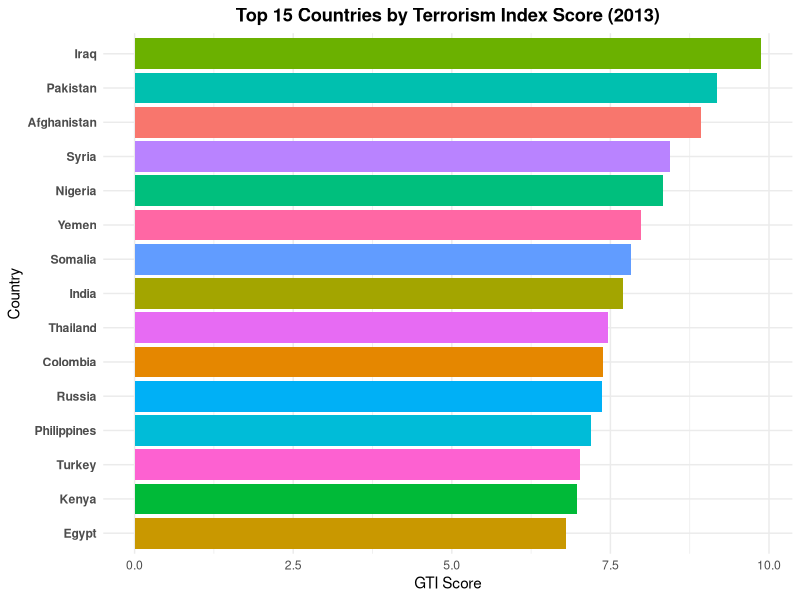
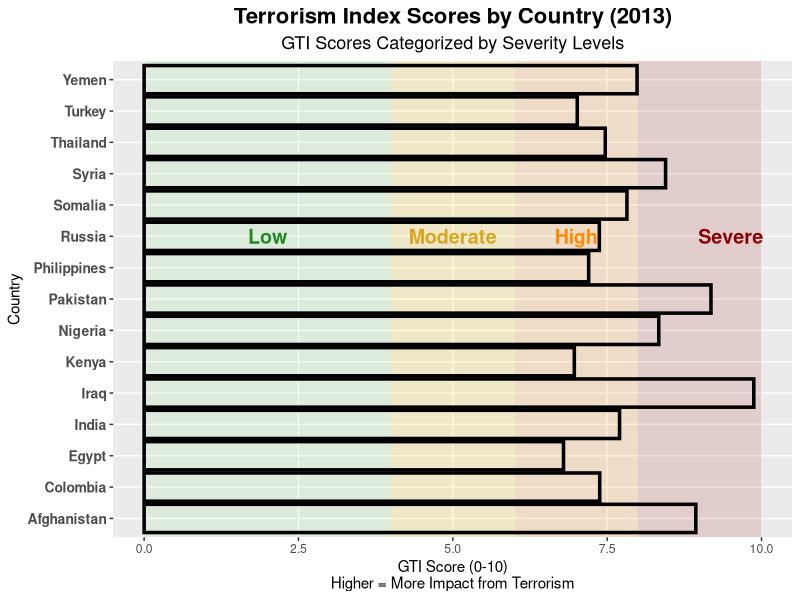
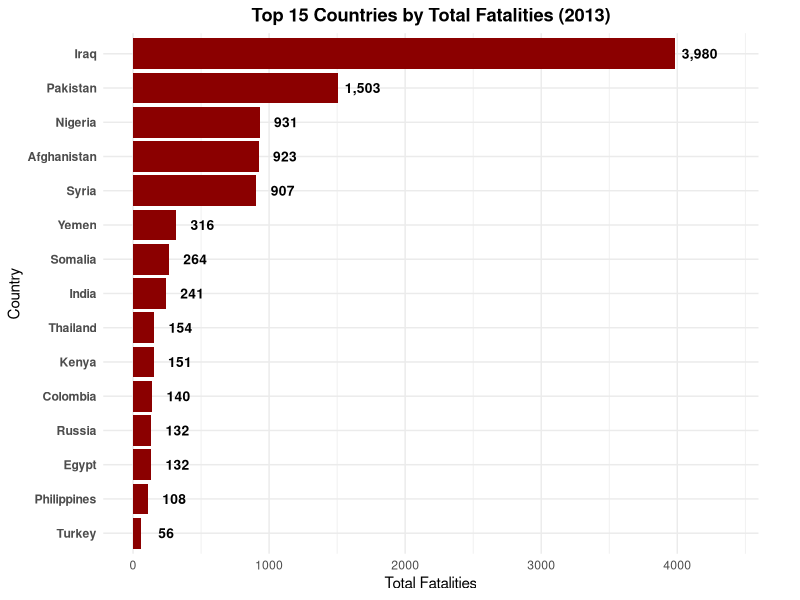
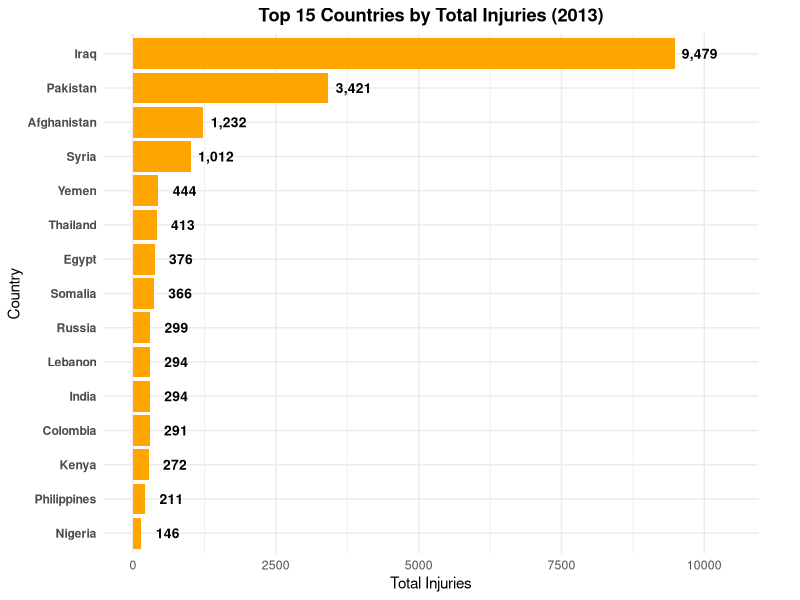
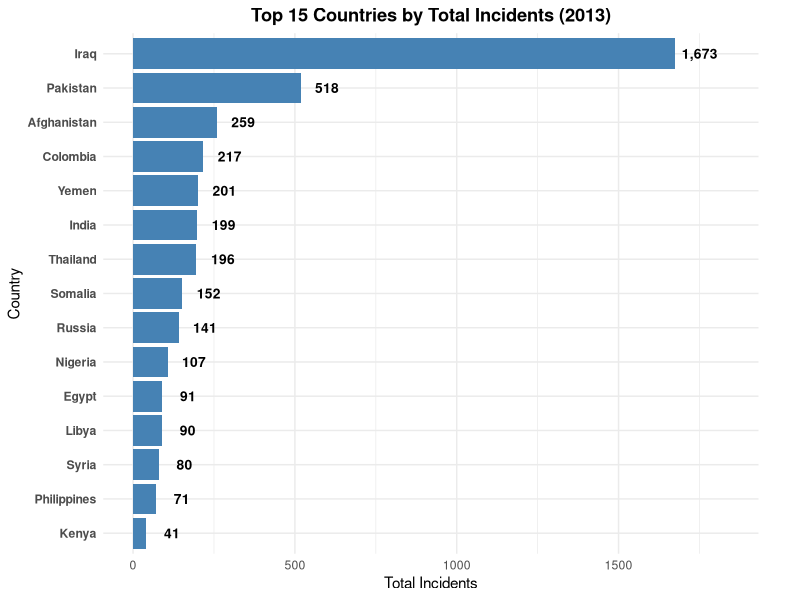
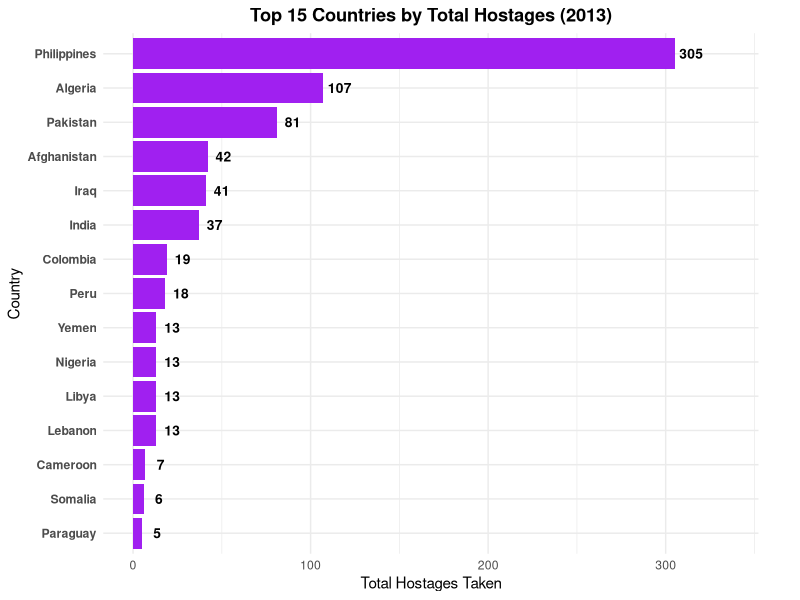
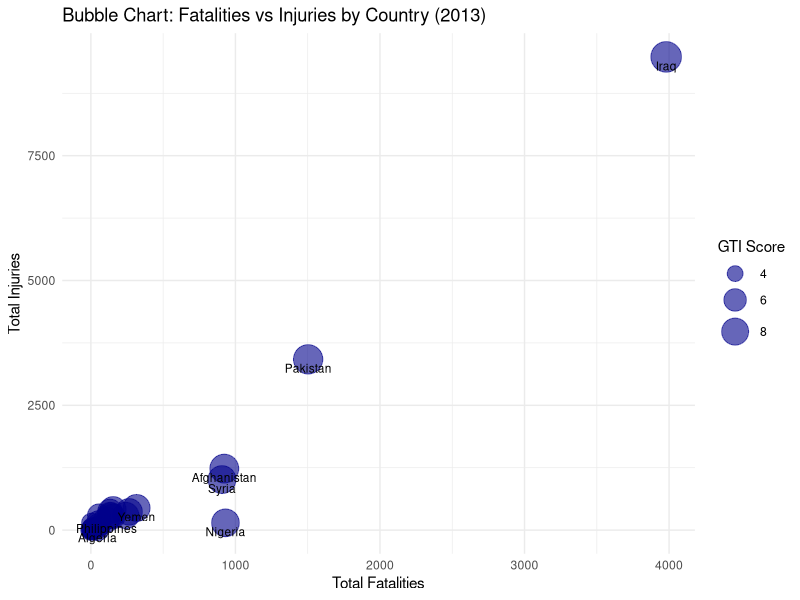

Write the R code that produced these figures, in order.
## ---- chunk 1
#| label: setup
#| message: false
#| warning: false
#| echo: false

library(readxl)
library(dplyr)
library(tidyr)
library(ggplot2)

# Load the data
df <- read_excel("data/Global Terrorism Index 2023.xlsx", sheet = "2013")

# Clean and filter the data
df_clean <- df %>%
  select(Country, Rank, Score, Incidents, Fatalities, Injuries, Hostages) %>%
  mutate(across(c(Score, Incidents, Fatalities, Injuries, Hostages), as.numeric))

# Filter top 15 countries based on 2013 score
top15 <- df_clean %>%
  arrange(desc(Score)) %>%
  slice(1:15)

## ---- chunk 2
#| label: overall-trend
#| fig-cap: "GTI Scores for Top 15 Most Affected Countries (2013)"

# Plot the data
ggplot(top15, aes(x = reorder(Country, Score), y = Score, fill = Country)) +
  geom_col() +
  coord_flip() +
  labs(title = "Top 15 Countries by Terrorism Index Score (2013)",
       y = "GTI Score", x = "Country") +
  theme_minimal() +
  theme(
    plot.title = element_text(hjust = 0.5, face = "bold"),
    axis.text.y = element_text(face = "bold"),
    legend.position = "none"
  )
## ---- chunk 3
#| label: country-severity
#| fig-cap: "Terrorism Index Trends by Country (2013), with Severity Levels"
#| fig-width: 12
#| fig-height: 8

# Plot the data for top 15 countries
ggplot(top15, aes(x = Country, y = Score)) +
  # Severity background bands (more visible)
  annotate("rect", xmin = -Inf, xmax = Inf, ymin = 8, ymax = 10,
           fill = "#B22222", alpha = 0.15) +
  annotate("rect", xmin = -Inf, xmax = Inf, ymin = 6, ymax = 8,
           fill = "#FF8C00", alpha = 0.15) +
  annotate("rect", xmin = -Inf, xmax = Inf, ymin = 4, ymax = 6,
           fill = "#FFD700", alpha = 0.15) +
  annotate("rect", xmin = -Inf, xmax = Inf, ymin = 0, ymax = 4,
           fill = "#90EE90", alpha = 0.15) +

  # Add labels to indicate severity zones
  annotate("text", x = 10, y = 9.5, label = "Severe", color = "#8B0000", size = 5, fontface = "bold") +
  annotate("text", x = 10, y = 7, label = "High", color = "#FF8C00", size = 5, fontface = "bold") +
  annotate("text", x = 10, y = 5, label = "Moderate", color = "#DAA520", size = 5, fontface = "bold") +
  annotate("text", x = 10, y = 2, label = "Low", color = "#228B22", size = 5, fontface = "bold") +

  # Main bar chart
  geom_bar(stat = "identity", fill = NA, color = "#000000", linewidth = 1.2) +
  
  # Flip coordinates for better readability
  coord_flip() +
  
  scale_x_discrete() +
  
  # Labels and titles
  labs(
    title = "Terrorism Index Scores by Country (2013)",
    subtitle = "GTI Scores Categorized by Severity Levels",
    x = "Country",
    y = "GTI Score (0-10)\nHigher = More Impact from Terrorism"
  ) +
  
  theme(
    plot.title = element_text(size = 16, face = "bold", hjust = 0.5),
    plot.subtitle = element_text(size = 13, hjust = 0.5),
    axis.text.y = element_text(size = 10, face = "bold"),
    panel.grid.minor = element_blank(),
    legend.position = "none"
  )

## ---- chunk 4
#| label: fatalities
#| fig-cap: "Countries with Highest Terrorism-Related Fatalities (2013)"
#| warning: false

top_deaths <- df_clean %>%
  arrange(desc(Fatalities)) %>%
  select(Country, Fatalities) %>%
  slice_head(n = 15)

ggplot(top_deaths, aes(x = reorder(Country, Fatalities), y = Fatalities)) +
  geom_col(fill = "darkred") +
  # Add value labels at the end of each bar
  geom_text(aes(label = format(Fatalities, big.mark = ",")),
            hjust = -0.2, color = "black", fontface = "bold", size = 3.5) +
  coord_flip(clip = "off") +  # Prevent clipping of labels
  scale_y_continuous(limits = function(x) c(0, x[2] * 1.1)) +  # Expand y-axis to make room for labels
  labs(title = "Top 15 Countries by Total Fatalities (2013)",
       x = "Country", y = "Total Fatalities") +
  theme_minimal() +
  theme(
    plot.title = element_text(face = "bold", hjust = 0.5),
    axis.text.y = element_text(face = "bold"),
    plot.margin = margin(5.5, 30, 5.5, 5.5)  # Add right margin for labels
  )
## ---- chunk 5
#| label: injuries
#| fig-cap: "Countries with Highest Terrorism-Related Injuries (2013)"
#| warning: false

top_injuries <- df_clean %>%
  arrange(desc(Injuries)) %>%
  select(Country, Injuries) %>%
  slice_head(n = 15)

ggplot(top_injuries, aes(x = reorder(Country, Injuries), y = Injuries)) +
  geom_col(fill = "orange") +
  # Add value labels at the end of each bar
  geom_text(aes(label = format(Injuries, big.mark = ",")),
            hjust = -0.2, color = "black", fontface = "bold", size = 3.5) +
  coord_flip(clip = "off") +  # Prevent clipping of labels
  scale_y_continuous(limits = function(x) c(0, x[2] * 1.1)) +  # Expand y-axis to make room for labels
  labs(title = "Top 15 Countries by Total Injuries (2013)",
       x = "Country", y = "Total Injuries") +
  theme_minimal() +
  theme(
    plot.title = element_text(face = "bold", hjust = 0.5),
    axis.text.y = element_text(face = "bold"),
    plot.margin = margin(5.5, 30, 5.5, 5.5)  # Add right margin for labels
  )
## ---- chunk 6
#| label: incidents
#| fig-cap: "Countries with Highest Number of Terrorist Incidents (2013)"
#| warning: false

top_incidents <- df_clean %>%
  arrange(desc(Incidents)) %>%
  select(Country, Incidents) %>%
  slice_head(n = 15)

ggplot(top_incidents, aes(x = reorder(Country, Incidents), y = Incidents)) +
  geom_col(fill = "steelblue") +
  # Add value labels at the end of each bar
  geom_text(aes(label = format(Incidents, big.mark = ",")),
            hjust = -0.2, color = "black", fontface = "bold", size = 3.5) +
  coord_flip(clip = "off") +  # Prevent clipping of labels
  scale_y_continuous(limits = function(x) c(0, x[2] * 1.1)) +  # Expand y-axis to make room for labels
  labs(title = "Top 15 Countries by Total Incidents (2013)",
       x = "Country", y = "Total Incidents") +
  theme_minimal() +
  theme(
    plot.title = element_text(face = "bold", hjust = 0.5),
    axis.text.y = element_text(face = "bold"),
    plot.margin = margin(5.5, 30, 5.5, 5.5)  # Add right margin for labels
  )
## ---- chunk 7
#| label: hostages
#| fig-cap: "Countries with Highest Number of Hostages in Terrorist Incidents (2013)"
#| warning: false

top_hostages <- df_clean %>%
  arrange(desc(Hostages)) %>%
  select(Country, Hostages) %>%
  slice_head(n = 15)

ggplot(top_hostages, aes(x = reorder(Country, Hostages), y = Hostages)) +
  geom_col(fill = "purple") +
  # Add value labels at the end of each bar
  geom_text(aes(label = format(Hostages, big.mark = ",")),
            hjust = -0.2, color = "black", fontface = "bold", size = 3.5) +
  coord_flip(clip = "off") +  # Prevent clipping of labels
  scale_y_continuous(limits = function(x) c(0, x[2] * 1.1)) +  # Expand y-axis to make room for labels
  labs(title = "Top 15 Countries by Total Hostages (2013)",
       x = "Country", y = "Total Hostages Taken") +
  theme_minimal() +
  theme(
    plot.title = element_text(face = "bold", hjust = 0.5),
    axis.text.y = element_text(face = "bold"),
    plot.margin = margin(5.5, 30, 5.5, 5.5)  # Add right margin for labels
  )
## ---- chunk 8
#| label: bubble-chart
#| fig-cap: "Multi-Dimensional Analysis of Terrorism Impact by Country (2013)"
#| fig-width: 11
#| fig-height: 8

bubble_data <- df_clean %>%
  group_by(Country) %>%
  select(Country, Fatalities, Injuries, Score) %>%
  filter(Fatalities > 0 & Injuries > 0)

ggplot(bubble_data, aes(x = Fatalities, y = Injuries, size = Score, label = Country)) +
  geom_point(alpha = 0.6, color = "darkblue") +
  geom_text(check_overlap = TRUE, size = 3, vjust = 1.5) +
  scale_size_continuous(range = c(2, 10)) +
  labs(title = "Bubble Chart: Fatalities vs Injuries by Country (2013)",
       x = "Total Fatalities", y = "Total Injuries", size = "GTI Score") +
  theme_minimal()
  theme(
    plot.title = element_text(face = "bold", hjust = 0.5),
    plot.subtitle = element_text(hjust = 0.5),
    legend.position = "right"
  )
